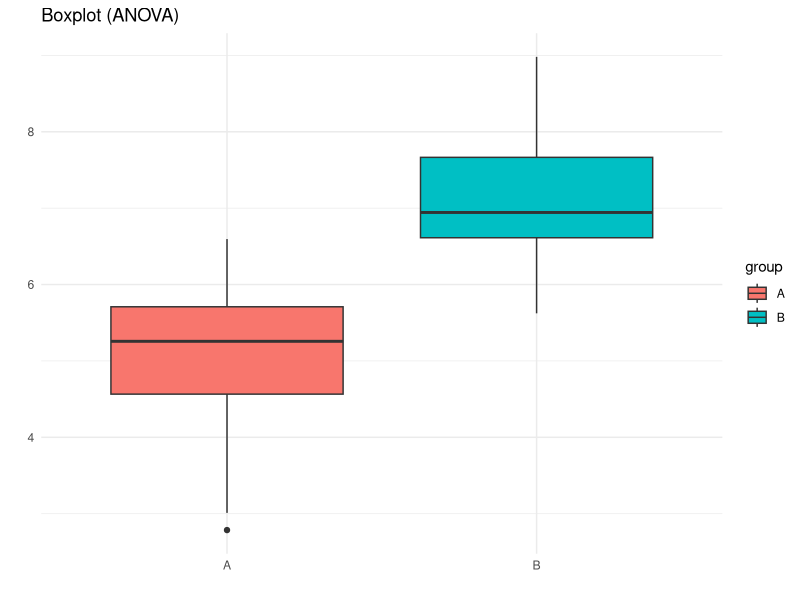
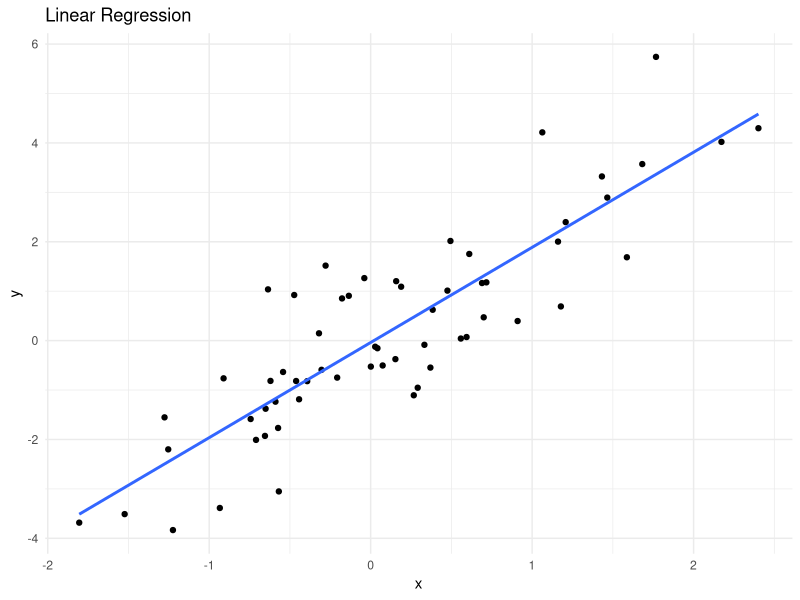
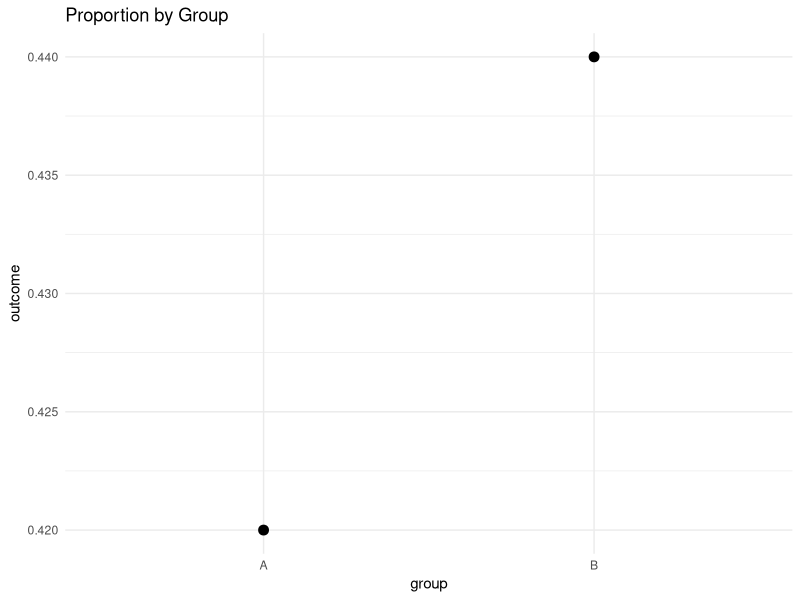
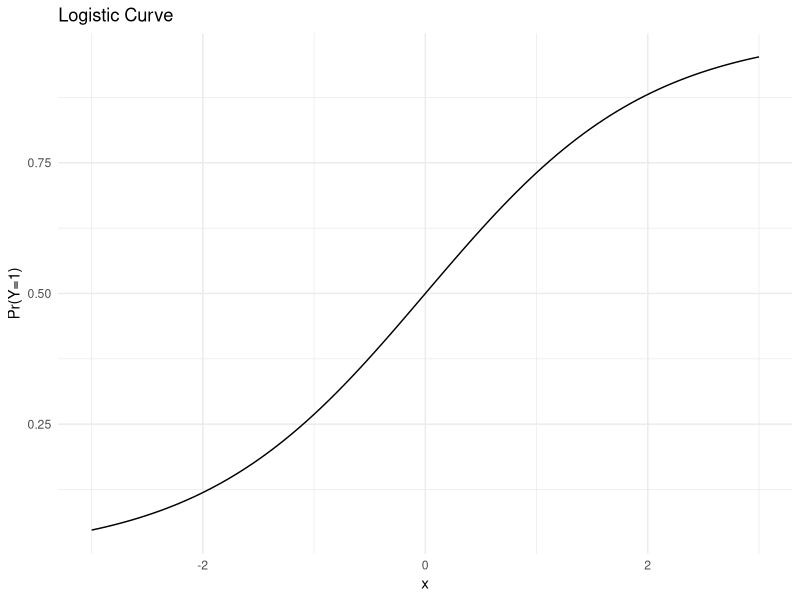

Here is the R script that generated these plots, in order:
## ---- chunk 1
knitr::opts_chunk$set(echo = FALSE, warning = FALSE, message = FALSE, fig.width = 3, fig.height = 3)
library(ggplot2)
library(dplyr)
## ---- chunk 2
set.seed(1)
df <- data.frame(group = rep(c("A","B"), each = 30), y = c(rnorm(30,5), rnorm(30,7)))
ggplot(df, aes(group, y, fill = group)) + geom_boxplot() + theme_minimal() + labs(title = "Boxplot (ANOVA)", x = "", y = "")
## ---- chunk 3
x <- rnorm(60); y <- 2*x + rnorm(60)
df <- data.frame(x,y)
ggplot(df, aes(x,y)) + geom_point() + geom_smooth(method="lm", se=FALSE) + theme_minimal() + labs(title="Linear Regression")
## ---- chunk 4
df <- data.frame(group = rep(c("A","B"), each=50), outcome = rbinom(100,1,c(0.3,0.6)))
ggplot(df, aes(group,outcome)) + stat_summary(fun=mean, geom="point", size=3) + theme_minimal() + labs(title="Proportion by Group")
## ---- chunk 5
x <- seq(-3,3,length=100); p <- 1/(1+exp(-x))
df <- data.frame(x,p)
ggplot(df, aes(x,p)) + geom_line() + theme_minimal() + labs(title="Logistic Curve", y="Pr(Y=1)")
